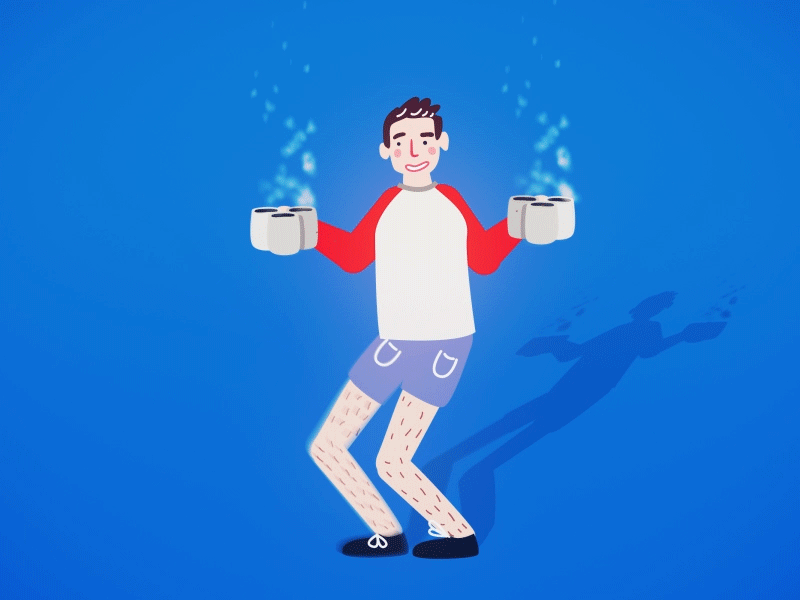
#> input picture data_processing/gifs_data/source.gif, 800 x 600 px; its folder holds only this picture in this run
$ python process_gif.py   (Python 2 division)
#> lines starting #> are read from the running program, lines starting #| are printed output that depends on the picture
from PIL import Image
import sys
import os
import urllib

source_path = 'gifs_data'

path = os.path.join('..', 'data')
if not os.path.exists(path):
    os.makedirs(path)

def process_gif(infile):
#> called with infile = 'gifs_data/source.gif'
    try:
        image = Image.open(infile)
#> image is the input picture: PIL image 800x600 P; mean R, G, B, A 34.9, 121.4, 211.2, 255
    except IOError:
        print "Can't load", infile
        sys.exit(1)
    palette = image.getpalette()
#> palette = 768 values, max 255 at index 309, min 0 at index 552, mean 152.5
    name = os.path.split(infile)[-1].split('.')[0]

    save_dir = os.path.join(path, name)
    if not os.path.exists(save_dir):
        os.makedirs(save_dir)

    try:
        i = 0
        while True:
            image.putpalette(palette)
            new_image = Image.new("RGBA", image.size)
            new_image.paste(image)
            new_image.save(os.path.join(save_dir, str(i) + "-" + name + '.png'))

            i += 1
            image.seek(image.tell() + 1)
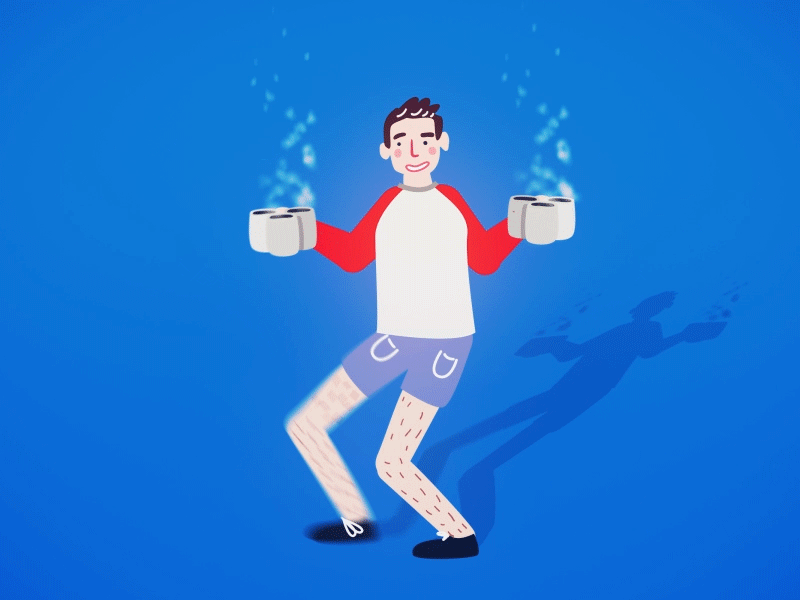
#> image: PIL image 800x600 RGBA; mean R, G, B, A 35, 121.4, 211.3, 255
#> after the loop, i = 1

    except EOFError:
        pass # end of sequence

# Call process_gif_list() to download 50 gifs from list
def process_gif_list():
    gifs_list = "gifs_list.tsv"
    with open(gifs_list, 'r') as file:
        lines = file.readlines()
    counter = 1
    for line in lines:
        url = line.split()[0]
        name = "gif" + str(counter) + ".gif"
        image = urllib.urlretrieve(url, name)
        process_gif(name)

        if counter == 50:
            break
        counter += 1

# Process all files in gifs_data directory
for file in os.listdir(source_path):
#> (the run stopped early here; a loop or call above may not have finished)
